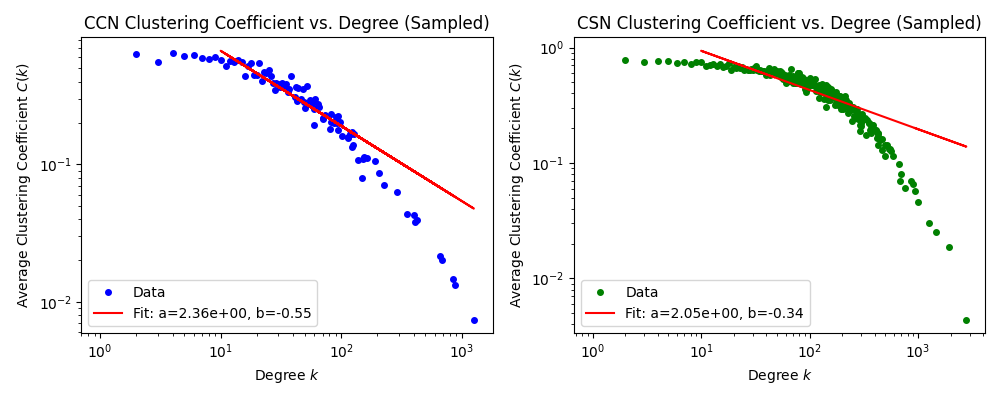

Write the Python code that produced this figure.
import networkx as nx
import matplotlib.pyplot as plt
import pickle
import random
from collections import defaultdict
from scipy.optimize import curve_fit

def calc_c_k(G):
    # 计算每个节点的度和聚类系数
    degrees = dict(G.degree())
    clustering_coeffs = nx.clustering(G)

    # 将同一度值的节点的聚类系数累加,并计数
    c_k = defaultdict(list)
    for node, degree in degrees.items():
        c_k[degree].append(clustering_coeffs[node])

    # 对于每一度值,计算平均聚类系数
    for degree, coeffs in c_k.items():
        c_k[degree] = sum(coeffs) / len(coeffs)

    return c_k

# 读取已构建好的网络
with open('../construction/ccn.gpickle', 'rb') as f:
    G_ccn = pickle.load(f)
with open('../construction/csn.gpickle', 'rb') as f:
    G_csn = pickle.load(f)

# 从网络中随机抽取节点
def sample_graph(G, sample_size):
    sampled_nodes = random.sample(G.nodes(), sample_size)
    sampled_graph = G.subgraph(sampled_nodes)
    return sampled_graph

# 对网络进行采样
sample_size = 10000  # 抽取节点数量,可以根据需要调整
sampled_ccn = sample_graph(G_ccn, sample_size)
sampled_csn = sample_graph(G_csn, sample_size)

# 计算采样网络的聚类系数与度的关系
c_k_ccn = calc_c_k(sampled_ccn)
c_k_csn = calc_c_k(sampled_csn)

# 定义幂律拟合函数
def powerlaw(x, a, b):
    return a * (x**b)

# 对CCN进行拟合,去除度k<10的数据点
ccn_degrees, ccn_avg_ccs = zip(*[(k, v) for k, v in c_k_ccn.items() if k >= 10])
ccn_popt, _ = curve_fit(powerlaw, ccn_degrees, ccn_avg_ccs)

# 对CSN进行拟合,去除度k<10的数据点
csn_degrees, csn_avg_ccs = zip(*[(k, v) for k, v in c_k_csn.items() if k >= 10])
csn_popt, _ = curve_fit(powerlaw, csn_degrees, csn_avg_ccs)

# 绘制双对数坐标图
fig, (ax1, ax2) = plt.subplots(1, 2, figsize=(10, 4))

ax1.loglog(list(c_k_ccn.keys()), list(c_k_ccn.values()), 'bo', markersize=4, label='Data')
ax1.loglog(ccn_degrees, powerlaw(ccn_degrees, *ccn_popt), 'r-', label=f'Fit: a={ccn_popt[0]:.2e}, b={ccn_popt[1]:.2f}')
ax1.set_title('CCN Clustering Coefficient vs. Degree (Sampled)')
ax1.set_xlabel('Degree $k$')
ax1.set_ylabel('Average Clustering Coefficient $C(k)$')
ax1.legend()

ax2.loglog(list(c_k_csn.keys()), list(c_k_csn.values()), 'go', markersize=4, label='Data')
ax2.loglog(csn_degrees, powerlaw(csn_degrees, *csn_popt), 'r-', label=f'Fit: a={csn_popt[0]:.2e}, b={csn_popt[1]:.2f}')
ax2.set_title('CSN Clustering Coefficient vs. Degree (Sampled)')
ax2.set_xlabel('Degree $k$')
ax2.set_ylabel('Average Clustering Coefficient $C(k)$')
ax2.legend()

fig.tight_layout()
plt.show()
